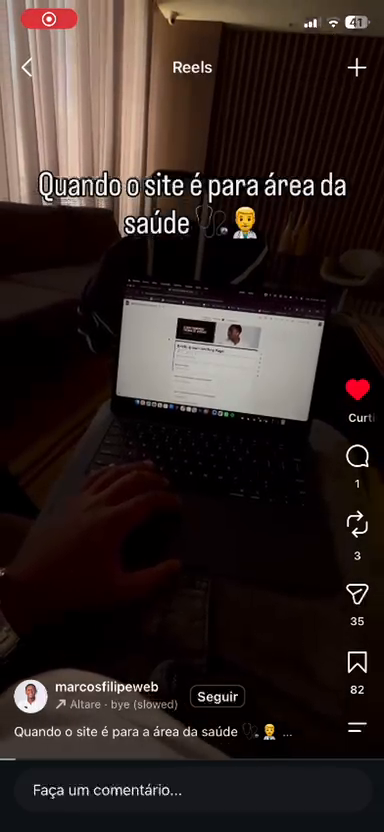
#> input picture 02-referencias/auditoria-arq2/quadros-1s/frame_002.png, 384 x 832 px, given in place of frame_002.jpg, which was not available
$ python test-color-grading.py
#> lines starting #> are read from the running program, lines starting #| are printed output that depends on the picture; after the words box and inside, x2 and y2 are one past the last pixel; in counts of white or black regions, pixels touching at a corner belong together
import os
from PIL import Image, ImageEnhance, ImageFilter
import numpy as np

def apply_golden_hour_color_grade(img_path, out_path, is_outdoor=False):
    """
    Implementa computacionalmente a correção estrita de cor, luz e claridade
    definida no prompt do usuário:
    - Warm golden-hour light
    - Clean warm cream whites (#F5EFE6)
    - Rich warm wood
    - Lush green foliage (#077C37)
    - Shadows warm brown/forest green (#0E4F29), never black
    - Clarity upscale 2K & faithful sharpening
    """
#> called with is_outdoor = False
    im = Image.open(img_path).convert("RGB")
#> im is the input picture: PIL image 384x832 RGB; mean R, G, B 49.2, 37.6, 34.6

    # 1. Enquadramento 16:9 (se for vertical ou outro aspecto, recortamos ou enquadramos com foco na amplitude)
    w, h = im.size
#> w = 384; h = 832
    target_aspect = 16.0 / 9.0
    current_aspect = w / h
#> current_aspect = 0.462

    if abs(current_aspect - target_aspect) > 0.05:
        if current_aspect < target_aspect:
            # Imagem é mais alta que 16:9
            new_h = int(w / target_aspect)
#> new_h = 216
            top = max(0, (h - new_h) // 2)
#> top = 308
            im = im.crop((0, top, w, top + new_h))
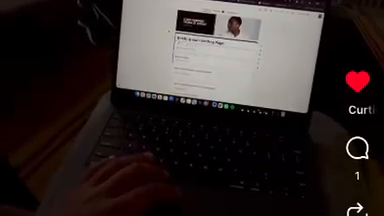
#> im: PIL image 384x216 RGB; mean R, G, B 50.1, 41.6, 40.2
        else:
            new_w = int(h * target_aspect)
            left = max(0, (w - new_w) // 2)
            im = im.crop((left, 0, left + new_w, h))

    # Resize para 2K (1920x1080)
    im = im.resize((1920, 1080), Image.Resampling.LANCZOS)
#> im: PIL image 1920x1080 RGB

    # 2. Conversão para NumPy float32 normalizado
    arr = np.array(im, dtype=np.float32) / 255.0
    r = arr[:, :, 0]
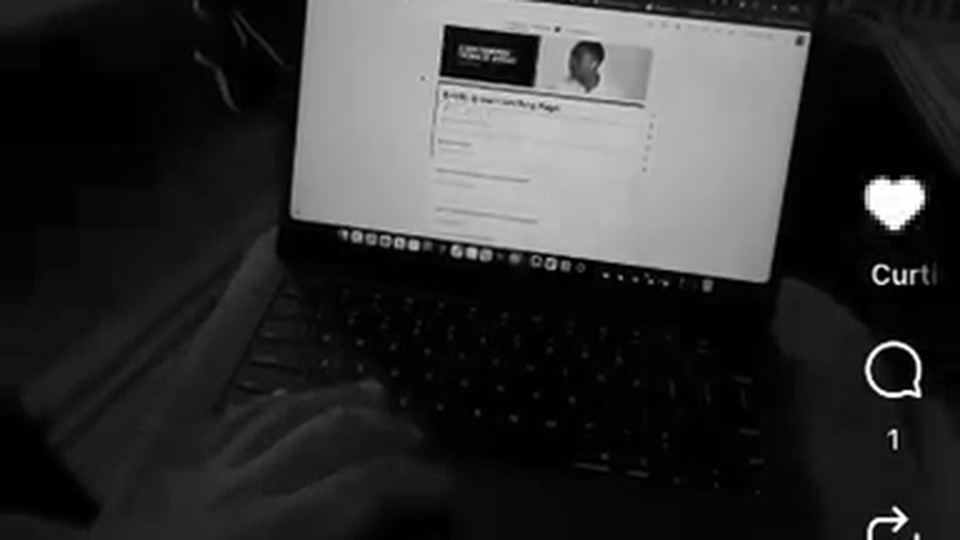
#> r: shape (1080, 1920) float32 (shown at 1/2 size); min 0, max 1, mean 0.196
    g = arr[:, :, 1]
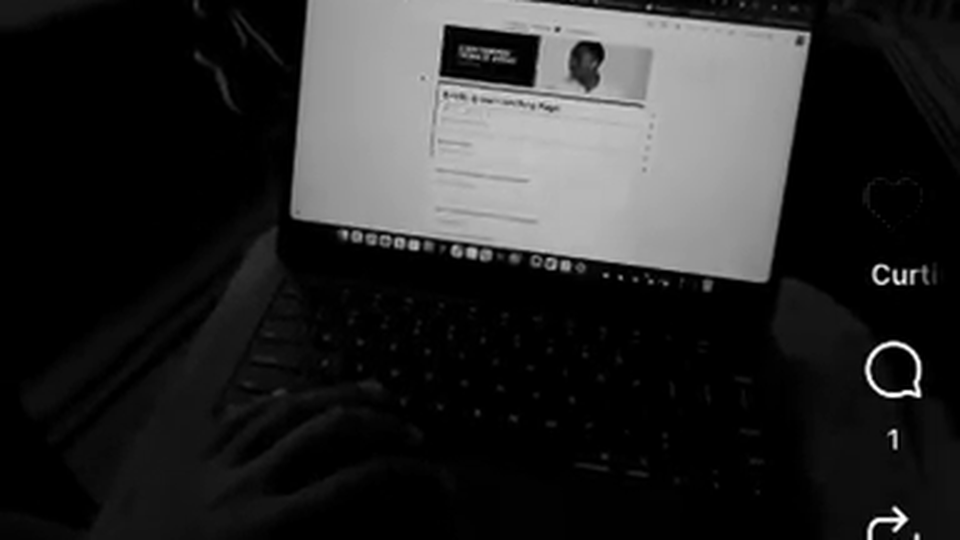
#> g: shape (1080, 1920) float32 (shown at 1/2 size); min 0, max 1, mean 0.163
    b = arr[:, :, 2]

    # Luminância
    luma = 0.299 * r + 0.587 * g + 0.114 * b

    # Remoção de color cast azul/esverdeado nos brancos e médios
    # Curva de temperatura quente da Golden Hour:
    # Aumentar ligeiramente o canal vermelho nas altas luzes e médios
    # Reduzir o excesso de azul nas sombras e altas luzes
    r_graded = np.clip(r * 1.08 + 0.02 * (1.0 - (1.0 - luma)**2), 0.0, 1.0)
    g_graded = np.clip(g * 1.02 + 0.01 * luma, 0.0, 1.0)
    b_graded = np.clip(b * 0.92 - 0.03 * (1.0 - luma) + 0.02 * (luma**2), 0.0, 1.0)
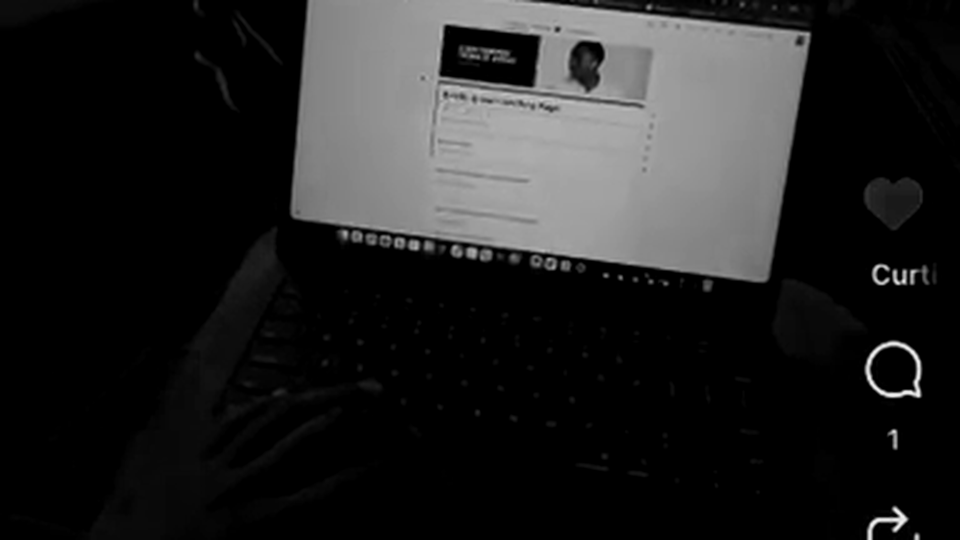
#> b_graded: shape (1080, 1920) float32 (shown at 1/2 size); min 0, max 0.94, mean 0.137

    # Preservar o verde exuberante da vegetação (onde g > r e g > b)
    is_green = (g > r) & (g > b * 1.1)
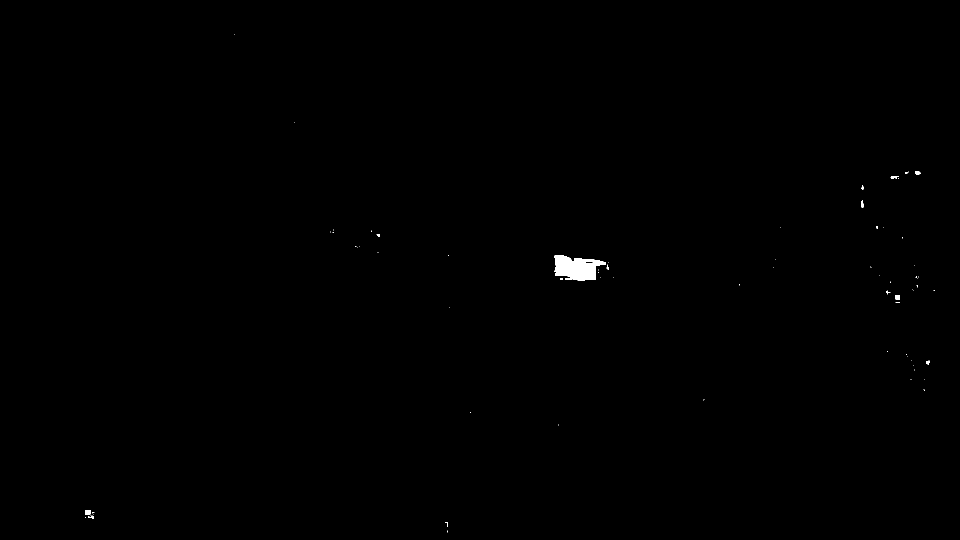
#> is_green: shape (1080, 1920) bool (shown at 1/2 size); 0.2% white; 87 white regions (75 under 20 px), largest, box (x1, y1, x2, y2) and area: (1109, 510, 1212, 562) 3457, (171, 1020, 182, 1030) 93, (1791, 590, 1800, 599) 81
    g_graded[is_green] = np.clip(g[is_green] * 1.15, 0.0, 1.0)
#> g_graded: shape (1080, 1920) float32; min 0, max 1, mean 0.168
    r_graded[is_green] = np.clip(r[is_green] * 0.95, 0.0, 1.0)
#> r_graded: shape (1080, 1920) float32; min 0, max 1, mean 0.217

    # Recomposição
    graded_arr = np.stack([r_graded, g_graded, b_graded], axis=2)
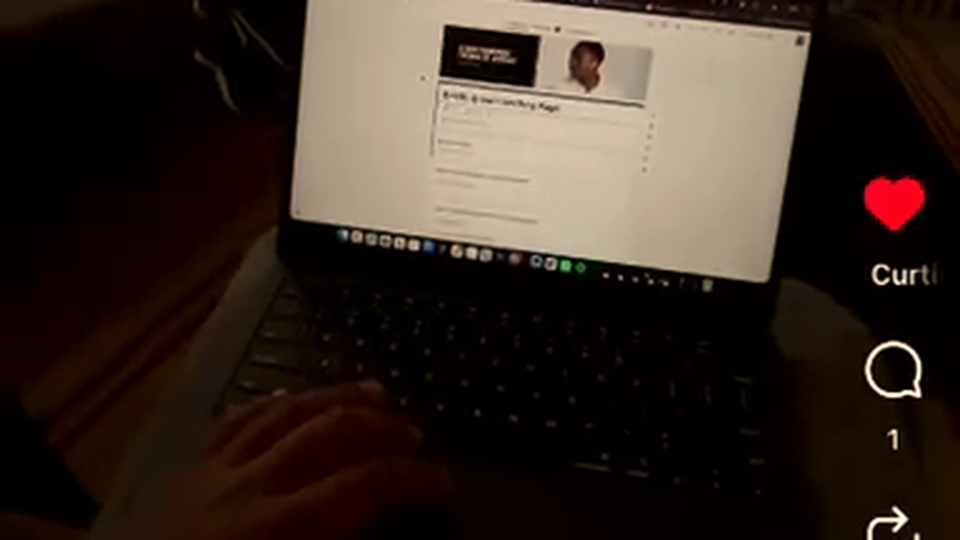
#> graded_arr: shape (1080, 1920, 3) float32 (shown at 1/2 size); mean R, G, B 0.216, 0.168, 0.137

    # Contraste suave em S-Curve para dar profundidade sem estourar
    graded_arr = np.clip(graded_arr, 0.0, 1.0)
    graded_arr = graded_arr ** 0.96  # leve lift de sombras para ambiente iluminado

    # Convert volta para PIL
    out_im = Image.fromarray((graded_arr * 255.0).astype(np.uint8))

    # 3. Ajuste de saturação sutil e natural
    enh_color = ImageEnhance.Color(out_im)
    out_im = enh_color.enhance(1.12)

    # 4. Claridade & Nitidez fiel (Unsharp Mask leve)
    # Suave filtro de nitidez sem criar halos artificiais
    out_im = out_im.filter(ImageFilter.UnsharpMask(radius=1.5, percent=120, threshold=3))

    out_im.save(out_path, "JPEG", quality=92)
    print(f"Graded: {out_path}")
    return out_im

if __name__ == "__main__":
    test_src = r"C:\Users\Teste\Downloads\MEGA-ESTRUTURA-AGENTE-SITE\PROJETOS\pousada-eliiy-zita-pedro\02-referencias\contato-videos-novos\WhatsApp_Video_2026-10-2yyy5_at_12\frame_002.jpg"
    test_out = r"C:\Users\Teste\Downloads\MEGA-ESTRUTURA-AGENTE-SITE\PROJETOS\pousada-eliiy-zita-pedro\02-referencias\contato-videos-novos\test_graded_suite22.jpg"
    apply_golden_hour_color_grade(test_src, test_out)

$ run again, with 02-referencias/auditoria-arq2/quadros-1s/frame_004.png copied over 02-referencias/auditoria-arq2/quadros-1s/frame_002.png
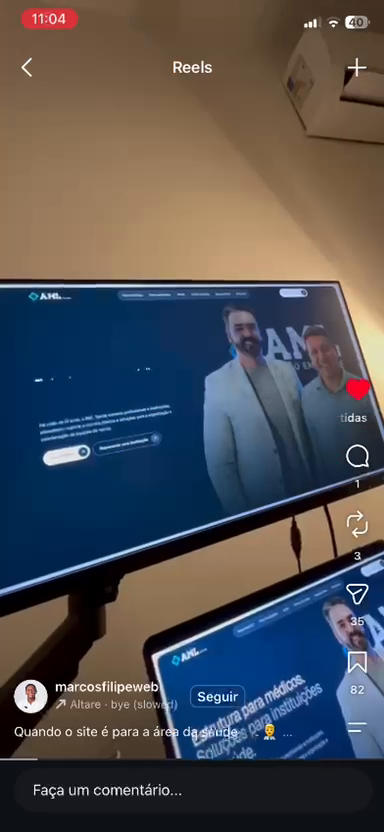
#> input picture 02-referencias/auditoria-arq2/quadros-1s/frame_004.png, 384 x 832 px, given in place of frame_002.jpg, which was not available
#> in apply_golden_hour_color_grade, im is the input picture: PIL image 384x832 RGB; mean R, G, B 79, 78.8, 83
#> in apply_golden_hour_color_grade, `is_green = (g > r) & (g > b * 1.1)`:
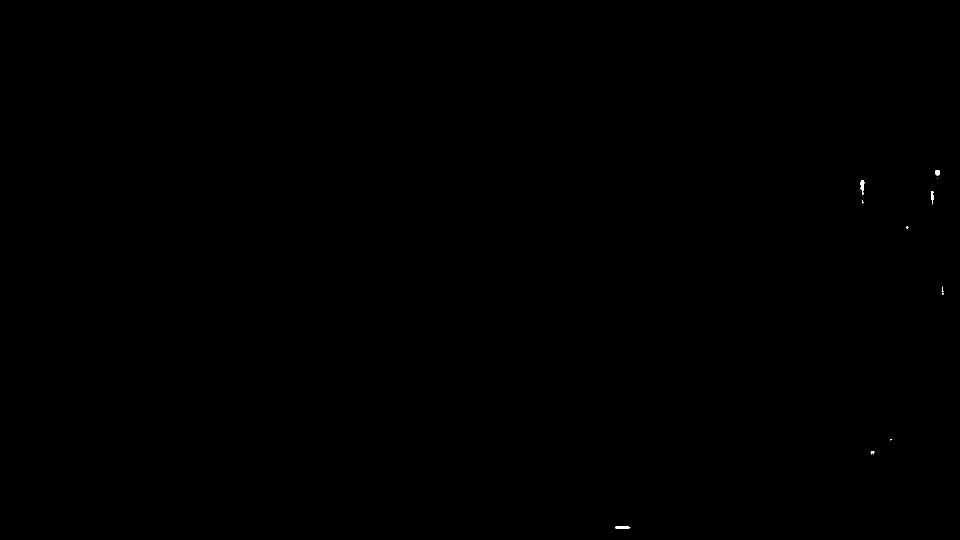
#> is_green: shape (1080, 1920) bool (shown at 1/2 size); 0.03% white; 12 white regions (7 under 20 px), largest, box (x1, y1, x2, y2) and area: (1721, 360, 1729, 390) 151, (1231, 1052, 1261, 1058) 115, (1870, 340, 1880, 351) 93, (1863, 382, 1867, 409) 83, (1741, 902, 1749, 909) 30
#> in apply_golden_hour_color_grade, `graded_arr = np.stack([r_graded, g_graded, b_graded], axis=2)`:
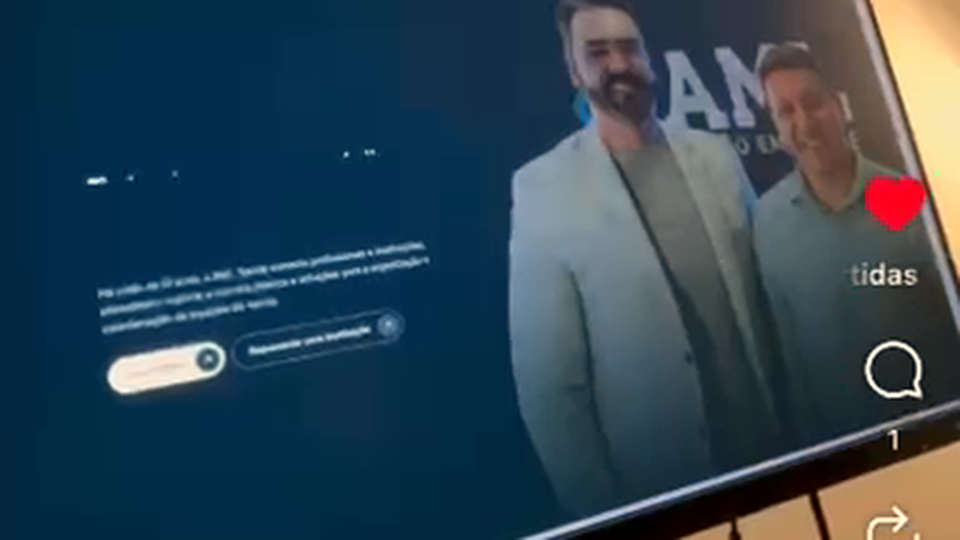
#> graded_arr: shape (1080, 1920, 3) float32 (shown at 1/2 size); mean R, G, B 0.182, 0.27, 0.325

$ run again, with 02-referencias/auditoria-arq2/quadros-1s/frame_010.png copied over 02-referencias/auditoria-arq2/quadros-1s/frame_002.png
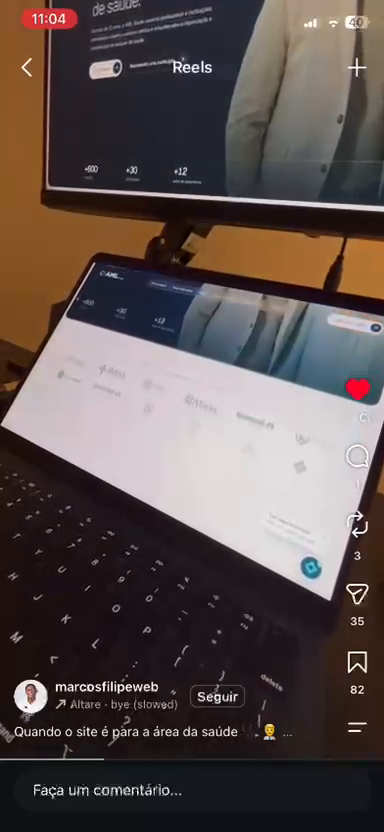
#> input picture 02-referencias/auditoria-arq2/quadros-1s/frame_010.png, 384 x 832 px, given in place of frame_002.jpg, which was not available
#> in apply_golden_hour_color_grade, im is the input picture: PIL image 384x832 RGB; mean R, G, B 90.9, 79.4, 77.2
#> in apply_golden_hour_color_grade, `r_graded = np.clip(r * 1.08 + 0.02 * (1.0 - (1.0 - luma)**2), 0.0, 1.0)`:
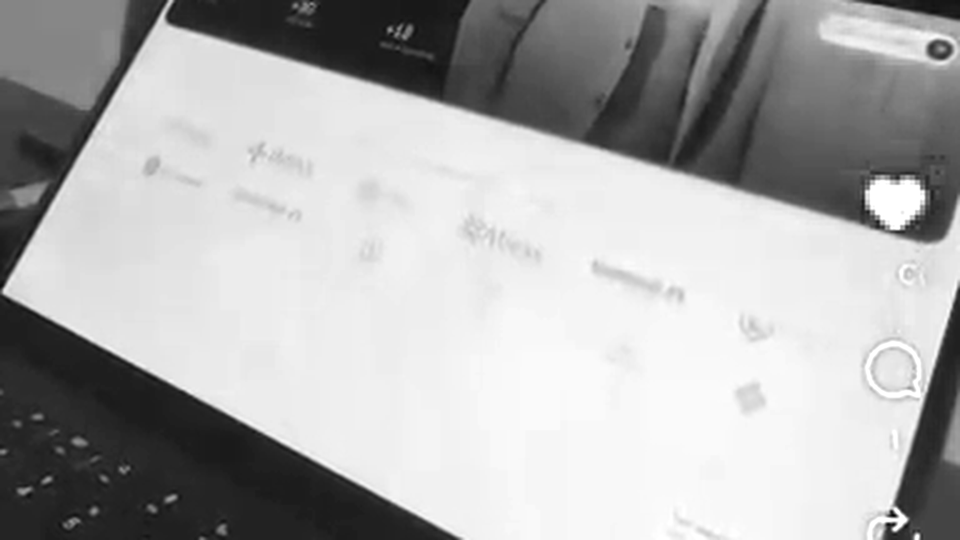
#> r_graded: shape (1080, 1920) float32 (shown at 1/2 size); min 0, max 1, mean 0.684
#> is_green: shape (1080, 1920) bool; 0% white; 3 white regions, box (x1, y1, x2, y2) and area: (1801, 42, 1809, 47) 28, (1461, 133, 1468, 138) 23, (1822, 443, 1828, 448) 23
#> in apply_golden_hour_color_grade, `graded_arr = np.stack([r_graded, g_graded, b_graded], axis=2)`:
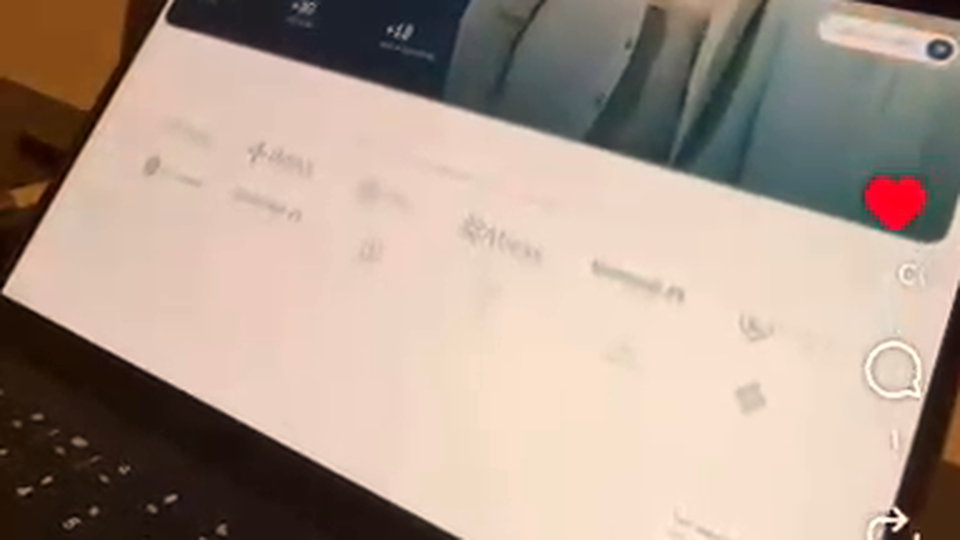
#> graded_arr: shape (1080, 1920, 3) float32 (shown at 1/2 size); mean R, G, B 0.687, 0.61, 0.554

$ run again, with 02-referencias/auditoria-arq2/quadros-1s/frame_012.png copied over 02-referencias/auditoria-arq2/quadros-1s/frame_002.png
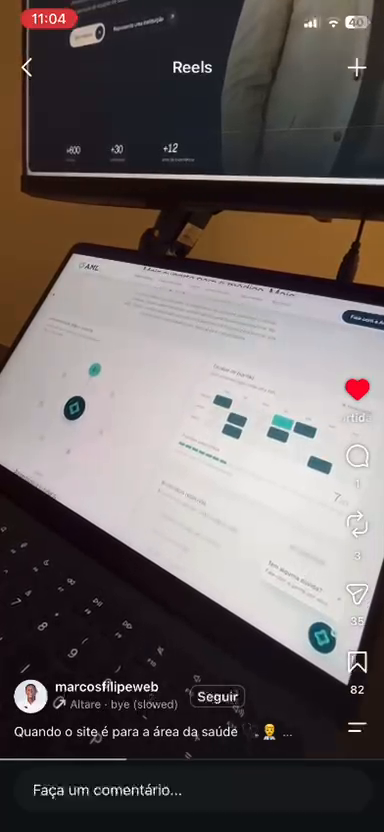
#> input picture 02-referencias/auditoria-arq2/quadros-1s/frame_012.png, 384 x 832 px, given in place of frame_002.jpg, which was not available
#> in apply_golden_hour_color_grade, im is the input picture: PIL image 384x832 RGB; mean R, G, B 103.5, 95.2, 93.8
#> in apply_golden_hour_color_grade, `is_green = (g > r) & (g > b * 1.1)`:
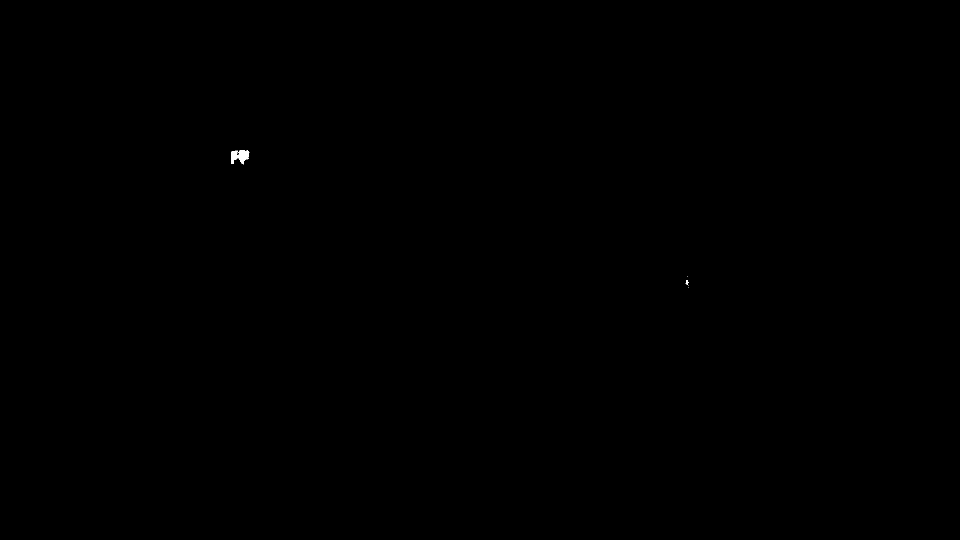
#> is_green: shape (1080, 1920) bool (shown at 1/2 size); 0.03% white; 7 white regions (5 under 20 px), largest, box (x1, y1, x2, y2) and area: (462, 300, 499, 329) 659, (1371, 560, 1376, 570) 27
#> in apply_golden_hour_color_grade, `graded_arr = np.stack([r_graded, g_graded, b_graded], axis=2)`:
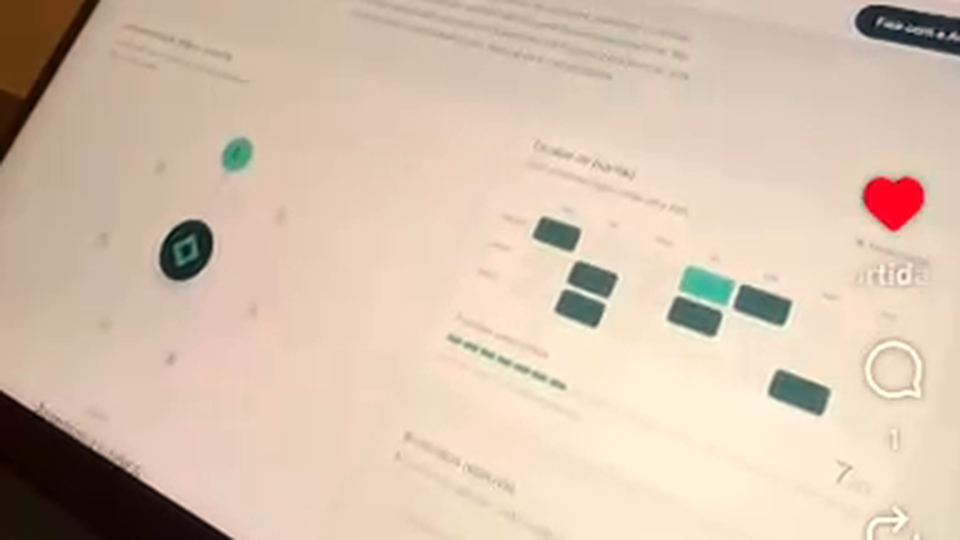
#> graded_arr: shape (1080, 1920, 3) float32 (shown at 1/2 size); mean R, G, B 0.841, 0.761, 0.689
